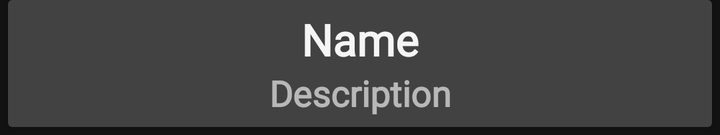
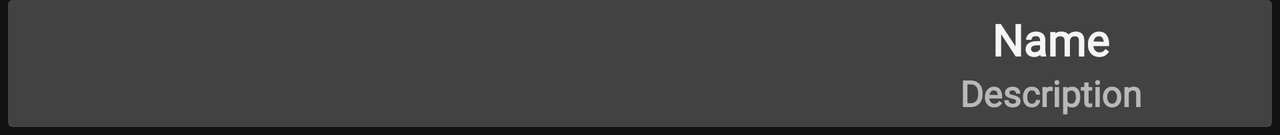

One screen, two layout resources from the same app: the default and the repository's alternative for another configuration. Each is rendered where Android would select it; the XML of both is given below.
<!-- AndroidManifest.xml: application theme Theme.TestTaskMovieReview -->
<!-- res/layout/one_item_layout.xml -->
<?xml version="1.0" encoding="utf-8"?>
<androidx.cardview.widget.CardView xmlns:android="http://schemas.android.com/apk/res/android"
    xmlns:app="http://schemas.android.com/apk/res-auto"
    xmlns:tools="http://schemas.android.com/tools"
    android:layout_width="match_parent"
    android:layout_height="wrap_content"
    android:layout_marginLeft="4dp"
    android:layout_marginRight="4dp"
    android:layout_marginBottom="4dp">

    <androidx.constraintlayout.widget.ConstraintLayout
        android:id="@+id/constraintLayout"
        android:layout_width="match_parent"
        android:layout_height="wrap_content">

        <ImageView
            android:id="@+id/imageView"
            android:layout_width="0dp"
            android:layout_height="wrap_content"
            android:adjustViewBounds="true"
            android:contentDescription="@string/movie_picture"
            android:scaleType="fitStart"
            app:layout_constraintEnd_toEndOf="parent"
            app:layout_constraintStart_toStartOf="parent"
            app:layout_constraintTop_toTopOf="parent" />

        <TextView
            android:id="@+id/textViewName"
            android:layout_width="match_parent"
            android:layout_height="wrap_content"
            android:ellipsize="end"
            android:fontFamily="@font/vesper_libre"
            android:gravity="center_horizontal"
            android:maxLines="1"
            android:paddingStart="5dp"
            android:paddingTop="5dp"
            android:paddingEnd="5dp"
            android:textAlignment="center"
            android:textColor="@color/gray_2"
            android:textSize="22sp"
            android:textStyle="bold"
            app:layout_constraintEnd_toEndOf="parent"
            app:layout_constraintHorizontal_bias="0.5"
            app:layout_constraintStart_toStartOf="parent"
            app:layout_constraintTop_toBottomOf="@+id/imageView"
            tools:text="Name" />

        <TextView
            android:id="@+id/textViewDescription"
            android:layout_width="match_parent"
            android:layout_height="wrap_content"
            android:ellipsize="end"
            android:fontFamily="@font/vesper_libre"
            android:gravity="center_horizontal"
            android:maxLines="1"
            android:paddingStart="5dp"
            android:paddingEnd="5dp"
            android:paddingBottom="5dp"
            android:textAlignment="center"
            android:textColor="@color/gray_4"
            android:textSize="18sp"
            android:textStyle="bold"
            app:layout_constraintEnd_toEndOf="parent"
            app:layout_constraintHorizontal_bias="0.5"
            app:layout_constraintStart_toStartOf="parent"
            app:layout_constraintTop_toBottomOf="@+id/textViewName"
            tools:text="Description" />

    </androidx.constraintlayout.widget.ConstraintLayout>

</androidx.cardview.widget.CardView>
<!-- resources referenced by this layout -->
<resources>
  <color name="gray_2">#F5F5F5</color>
  <color name="gray_4">#B8B8B8</color>
  <string name="movie_picture">Movie picture</string>
  <style name="Theme.TestTaskMovieReview" parent="Theme.MaterialComponents.NoActionBar">
          
          <item name="colorPrimary">@color/gray_1</item>
          <item name="colorPrimaryVariant">@color/gray_1</item>
          <item name="colorOnPrimary">@color/white</item>
          
          <item name="colorSecondary">@color/gray_2</item>
          <item name="colorSecondaryVariant">@color/teal_700</item>
          <item name="colorOnSecondary">@color/black</item>
          
          <item name="android:statusBarColor" tools:targetApi="l">?attr/colorPrimaryVariant</item>
          
          <item name="android:windowEnableSplitTouch">false</item>
          <item name="android:splitMotionEvents">false</item>
      </style>
  <color name="gray_1">#202020</color>
  <color name="white">#FFFFFFFF</color>
  <color name="teal_700">#FF018786</color>
  <color name="black">#FF000000</color>
</resources>
<!-- res/layout-land/one_item_layout.xml (the repository's variant of the layout above) -->
<!-- drawn on the phone turned sideways -->
<?xml version="1.0" encoding="utf-8"?>
<androidx.cardview.widget.CardView xmlns:android="http://schemas.android.com/apk/res/android"
    xmlns:app="http://schemas.android.com/apk/res-auto"
    xmlns:tools="http://schemas.android.com/tools"
    android:layout_width="match_parent"
    android:layout_height="wrap_content"
    android:layout_marginLeft="4dp"
    android:layout_marginRight="4dp"
    android:layout_marginBottom="4dp">

    <androidx.constraintlayout.widget.ConstraintLayout
        android:id="@+id/constraintLayout"
        android:layout_width="match_parent"
        android:layout_height="wrap_content">

        <ImageView
            android:id="@+id/imageView"
            android:layout_width="0dp"
            android:layout_height="wrap_content"
            android:adjustViewBounds="true"
            android:contentDescription="@string/movie_picture"
            android:scaleType="fitStart"
            app:layout_constraintEnd_toEndOf="@id/guideline"
            app:layout_constraintStart_toStartOf="parent"
            app:layout_constraintTop_toTopOf="parent" />

        <TextView
            android:id="@+id/textViewName"
            android:layout_width="0dp"
            android:layout_height="wrap_content"
            android:ellipsize="end"
            android:fontFamily="@font/vesper_libre"
            android:gravity="center_horizontal"
            android:maxLines="1"
            android:paddingStart="5dp"
            android:paddingTop="5dp"
            android:paddingEnd="5dp"
            android:textAlignment="center"
            android:textColor="@color/gray_2"
            android:textSize="22sp"
            android:textStyle="bold"
            app:layout_constraintEnd_toEndOf="parent"
            app:layout_constraintStart_toStartOf="@id/guideline"
            app:layout_constraintTop_toTopOf="parent"
            tools:text="Name" />

        <TextView
            android:id="@+id/textViewDescription"
            android:layout_width="0dp"
            android:layout_height="wrap_content"
            android:ellipsize="end"
            android:fontFamily="@font/vesper_libre"
            android:gravity="center_horizontal"
            android:maxLines="1"
            android:paddingStart="5dp"
            android:paddingEnd="5dp"
            android:paddingBottom="5dp"
            android:textAlignment="center"
            android:textColor="@color/gray_4"
            android:textSize="18sp"
            android:textStyle="bold"
            app:layout_constraintBottom_toBottomOf="parent"
            app:layout_constraintEnd_toEndOf="parent"
            app:layout_constraintStart_toStartOf="@id/guideline"
            app:layout_constraintTop_toBottomOf="@id/textViewName"
            tools:text="Description" />

        <androidx.constraintlayout.widget.Guideline
            android:id="@+id/guideline"
            android:layout_width="wrap_content"
            android:layout_height="wrap_content"
            android:orientation="vertical"
            app:layout_constraintGuide_begin="173dp"
            app:layout_constraintGuide_percent="0.65" />

    </androidx.constraintlayout.widget.ConstraintLayout>

</androidx.cardview.widget.CardView>
